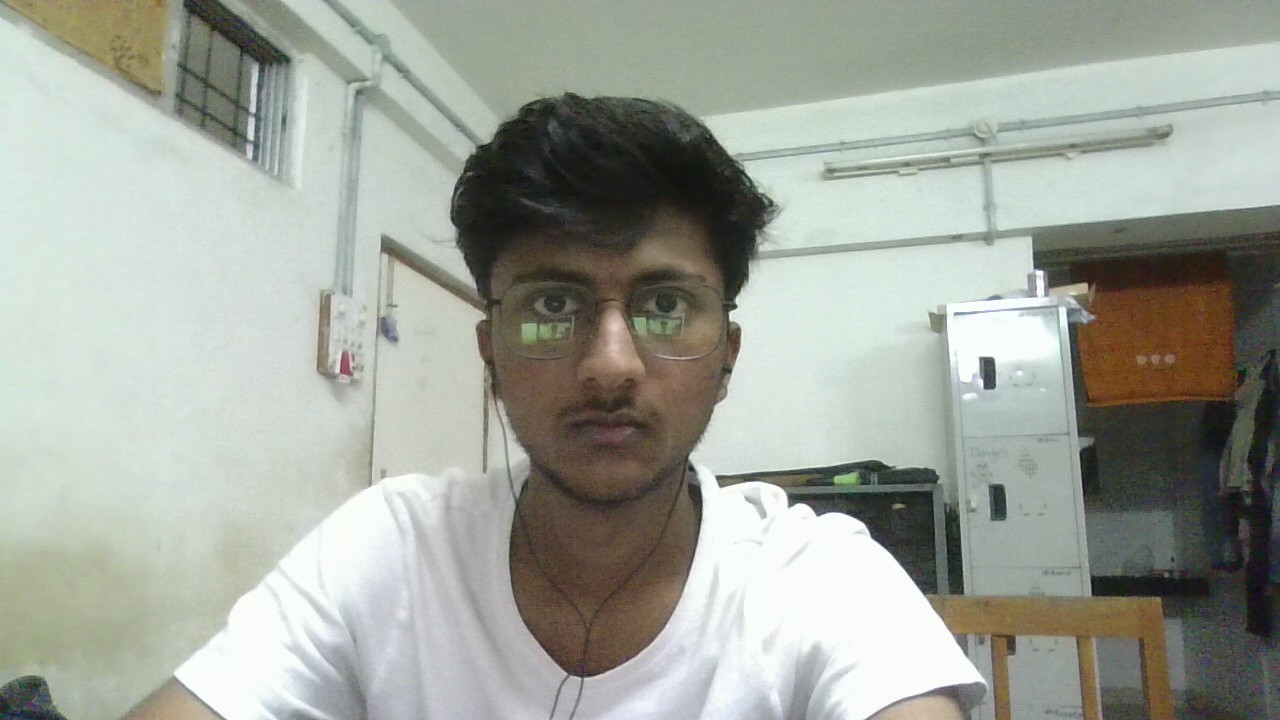
#> input picture dataset/user.1.0.jpg, 1280 x 720 px
$ python -i webapp.py   (imports and definitions only)
#> lines starting #> are read from the running program, lines starting #| are printed output that depends on the picture; after the words box and inside, x2 and y2 are one past the last pixel; in counts of white or black regions, pixels touching at a corner belong together
#> further down, picture is the input picture: PIL image 1280x720 RGB; mean R, G, B 160.1, 164.5, 155.3
import streamlit as st
import cv2
from PIL import Image
import numpy as np


face_cascade = cv2.CascadeClassifier('haarcascade_frontalface_default.xml')

rec=cv2.face.LBPHFaceRecognizer_create()
# [1 line not run here, left out]
def detect_faces(our_image):
    img = np.array(our_image.convert('RGB'))
    gray = cv2.cvtColor(img, cv2.COLOR_BGR2GRAY)
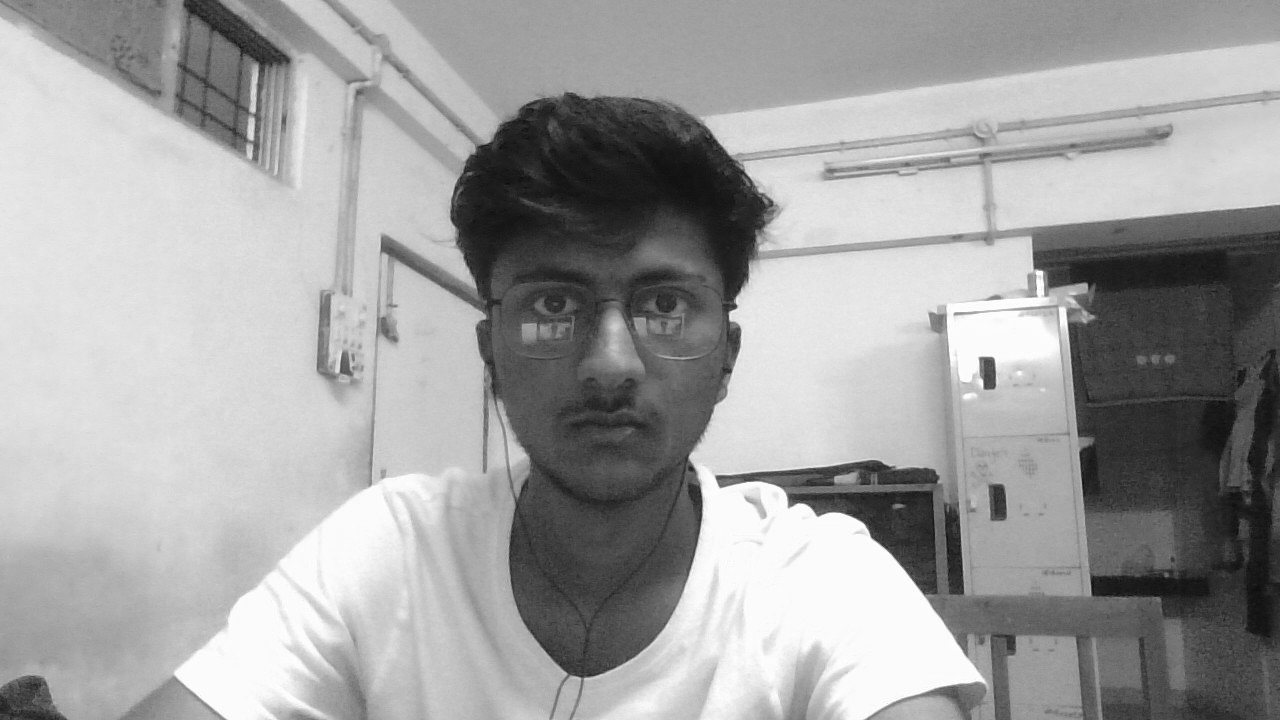
#> gray: shape (720, 1280); min 11, max 255, mean 161.2
    # Detect faces
    faces = face_cascade.detectMultiScale(gray, 1.1, 4)
#> faces = [[458, 189, 297, 297]]
    # Draw rectangle around the faces
    name='Unknown'
    for (x, y, w, h) in faces:
        # To draw a rectangle in a face
        cv2.rectangle(img, (x, y), (x + w, y + h), (255, 255, 0), 2)
        id, uncertainty = rec.predict(gray[y:y + h, x:x + w])
        print(id, uncertainty)

        if (uncertainty< 53):
            if (id == 1.1 or id == 1.2 or id == 1.3):
                name = "Arnav"
                cv2.putText(img, name, (x, y + h), cv2.FONT_HERSHEY_COMPLEX_SMALL, 2.0, (0, 0, 255))
        else:
            cv2.putText(img, 'Unknown', (x, y + h), cv2.FONT_HERSHEY_COMPLEX_SMALL, 2.0, (0, 0, 255))
#> this loop made 1 pass
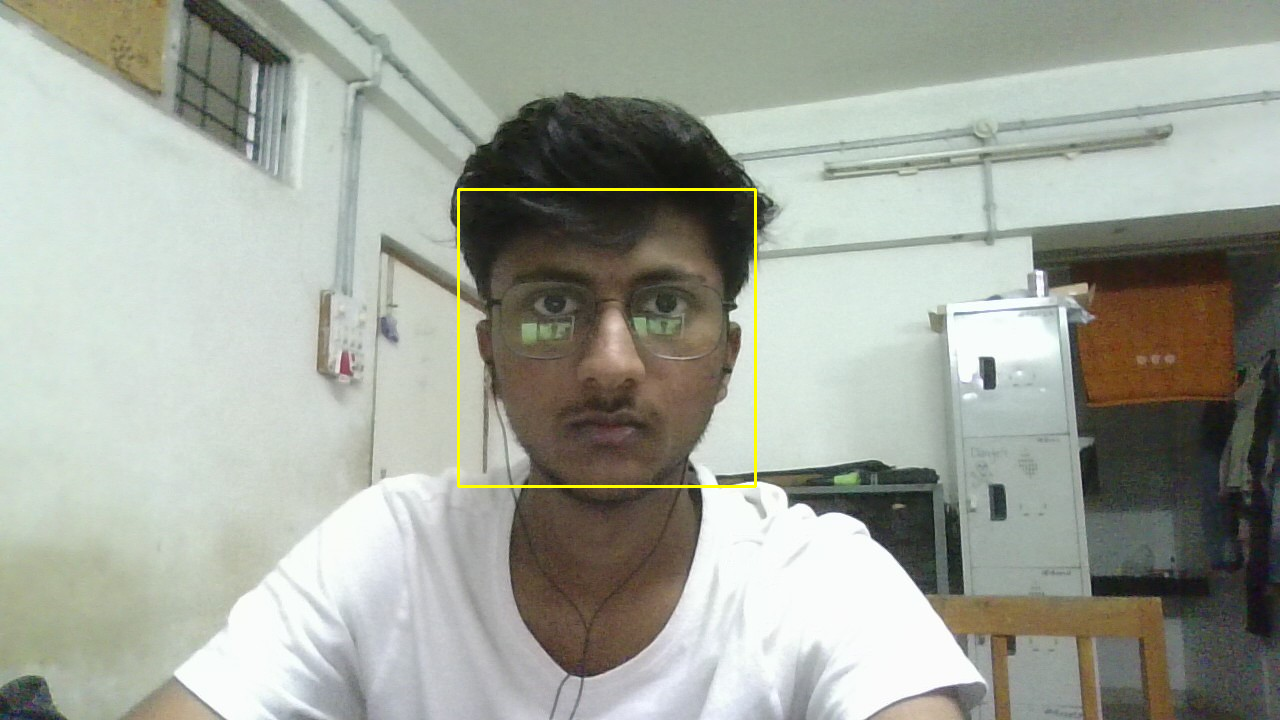
#> img: shape (720, 1280, 3); 0.39% of pixels changed, all inside (x1, y1, x2, y2) = (457, 188, 757, 488)


    return img
def main():
    """Face Recognition App"""

    st.title("Streamlit Tutorial")

    html_temp = """
    <body style="background-color:red;">
    <div style="background-color:teal ;padding:10px">
    <h2 style="color:white;text-align:center;">Face Recognition WebApp</h2>
    </div>
    </body>
    """
    st.markdown(html_temp, unsafe_allow_html=True)

    image_file = st.file_uploader("Upload Image", type=['jpg', 'png', 'jpeg'])
    if image_file is not None:
        our_image = Image.open(image_file)
        st.text("Original Image")
        st.image(our_image)

    if st.button("Recognise"):
        result_img= detect_faces(our_image)
        st.image(result_img)


# [2 lines not run here, left out]

>>> from PIL import Image
>>> picture = Image.open('dataset/user.1.0.jpg')
#> (the run stopped early here; a loop or call above may not have finished)
